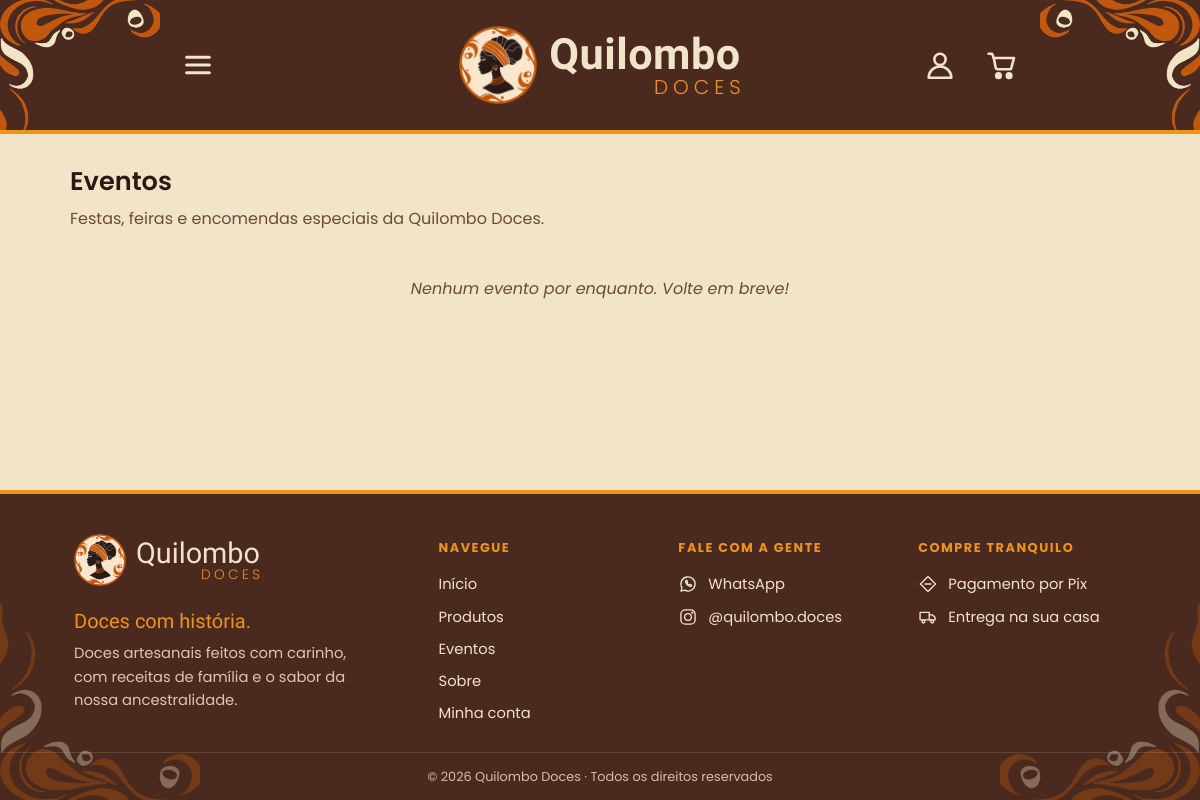
The page /loja/eventos on the database as committed earlier.
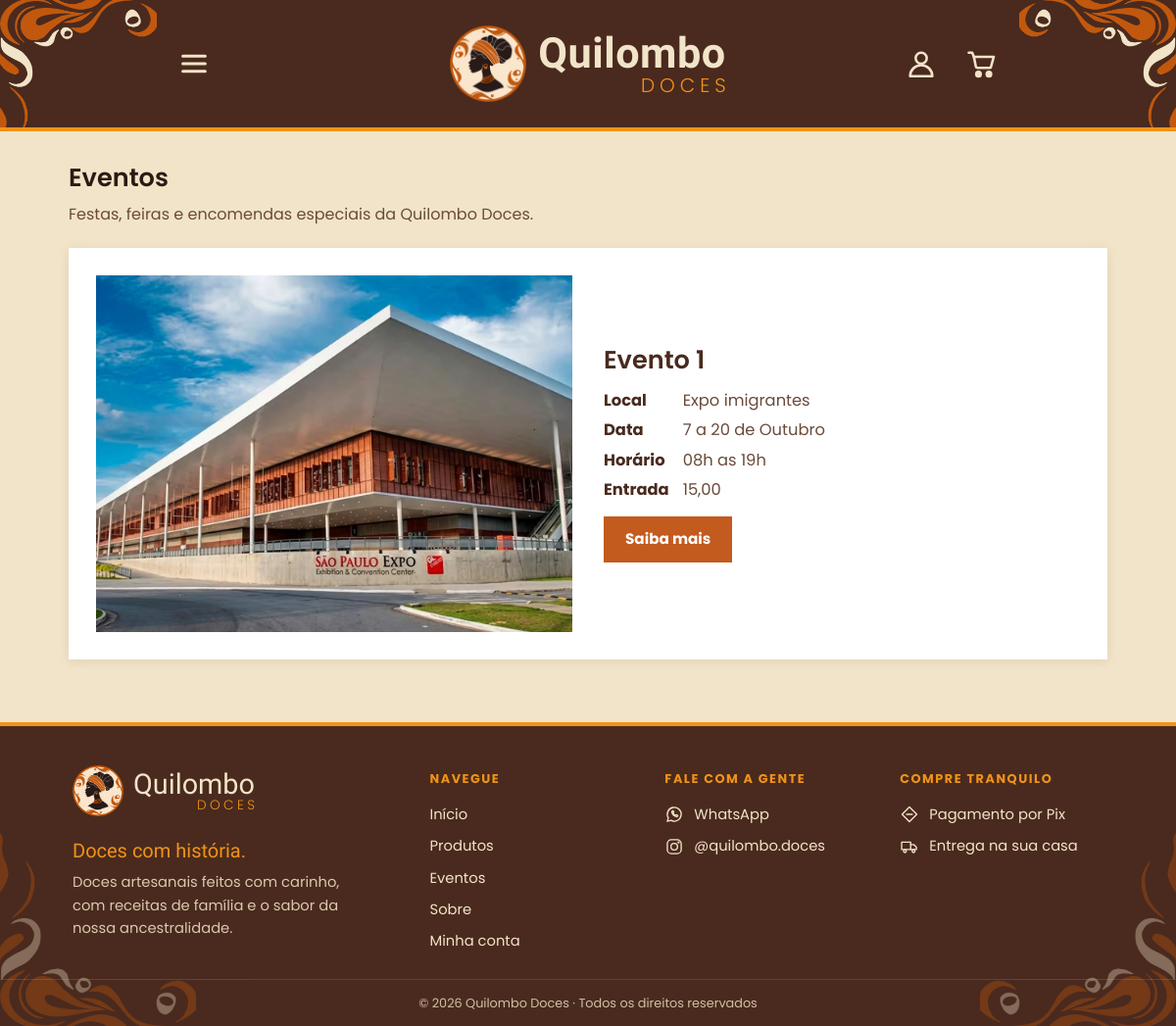
The same page on the database as committed later.
### tables this page shows
CREATE TABLE eventos (
                id     INTEGER PRIMARY KEY AUTOINCREMENT,
                nome   TEXT    NOT NULL,
                descricao TEXT 
            , imagem TEXT, local TEXT, data_inicio TEXT, data_fim TEXT, horario TEXT, taxa TEXT);

### app.py (the view)
@app.route("/loja/eventos")
def loja_eventos():
    conn = conectar_banco()
    todos = conn.execute(
        'SELECT * FROM eventos ORDER BY data_inicio IS NULL, data_inicio, nome').fetchall()
    conn.close()
    eventos = [e for e in todos if not evento_encerrado(e)]
    return render_template("loja_eventos.html", eventos=eventos)

### app.py (called while the page is built)
@app.context_processor
def dados_globais():
    return {
        "qtd_carrinho": sum(session.get("carrinho", {}).values()),
        "whatsapp": WHATSAPP,
        "pedidos_pendentes": contar_pedidos_pendentes(),
        "cliente": cliente_atual(),      # cliente logado na loja (ou None)
    }

def contar_pedidos_pendentes():
    conn = conectar_banco()
    qtd = conn.execute(
        "SELECT COUNT(*) FROM pedidos WHERE status = 'informado'").fetchone()[0]
    conn.close()
    return qtd

@app.before_request
def proteger_admin():
    endpoint = request.endpoint or ""
    if (not endpoint                            # pagina que nao existe: mostra o erro 404
            or endpoint.startswith("loja")
            or endpoint.startswith("contas.")
            or endpoint in PAGINAS_PUBLICAS
            or session.get("admin_id")
            or conta_e_admin()):                  # conta de admin logada na loja: entra direto
        return None
    if endpoint == "listar":
        return redirect(url_for("loja"))
    proximo = request.path if request.method == "GET" else ""
    return redirect(url_for("admin_entrar", proximo=proximo))

### templates/loja_eventos.html (shortened to what this page needs)
{% extends "base_loja.html" %}
{% block conteudo %}
  <h2 class="secao-titulo">Eventos</h2>
  <p class="secao-intro">Festas, feiras e encomendas especiais da Quilombo Doces.</p>
  {% if eventos %}
    {% for e in eventos %}
      <article class="evento-bloco {% if loop.index is even %}invertido{% endif %}">
        <a class="evento-img" href="{{ url_for('loja_evento', id_evento=e['id']) }}">
          {% if e['imagem'] %}
            <img src="{{ url_for('static', filename='uploads/' ~ e['imagem']) }}" alt="{{ e['nome'] }}">
          {% else %}
            {{ e['nome'][0]|upper }}
          {% endif %}
        </a>
        <div class="evento-texto">
          <h3><a href="{{ url_for('loja_evento', id_evento=e['id']) }}">{{ e['nome'] }}</a></h3>
          <dl class="evento-info">
            {% if e['local'] %}<dt>Local</dt><dd>{{ e['local'] }}</dd>{% endif %}
            {% if e['data_inicio'] %}<dt>Data</dt><dd>{{ e|datas_evento }}</dd>{% endif %}
            {% if e['horario'] %}<dt>Horário</dt><dd>{{ e['horario'] }}</dd>{% endif %}
            {% if e['taxa'] %}<dt>Entrada</dt><dd>{{ e['taxa'] }}</dd>{% endif %}
          </dl>
          <a class="btn btn-principal" href="{{ url_for('loja_evento', id_evento=e['id']) }}">Saiba mais</a>
        </div>
      </article>
    {% endfor %}
  {% else %}
    <p class="vazio">Nenhum evento por enquanto. Volte em breve!</p>
  {% endif %}
{% endblock %}

Rows that differ between the two databases and show on the page:
added eventos: imagem (picture), nome "Evento 1", local "Expo imigrantes", e "7 a 20 de Outubro", horario "08h as 19h", taxa "15,00"
Other text that changed with them:
text no longer shown: "Nenhum evento por enquanto. Volte em breve!"
